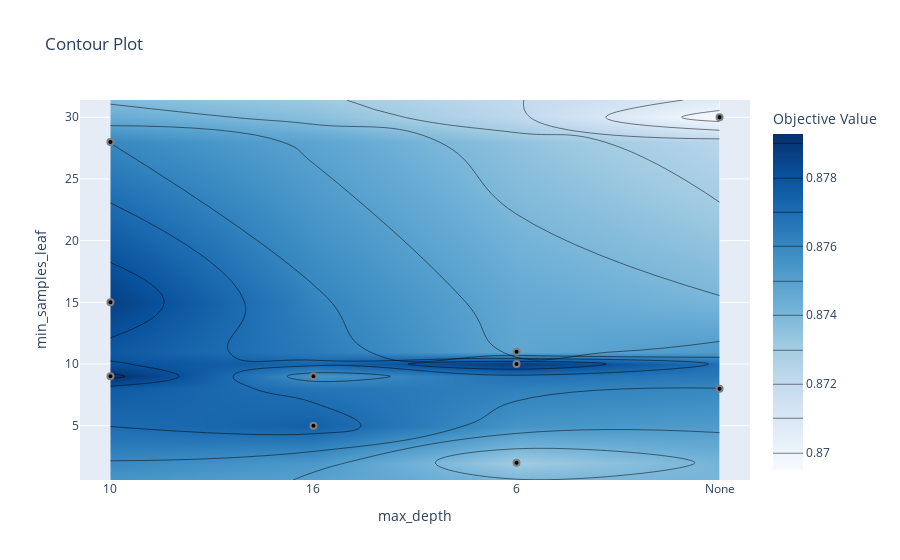

Here is the notebook cell this chart was saved with:
### Code cell
vis.plot_contour(study, params=["max_depth", "min_samples_leaf"])

### Figure 1 — Plotly figure (JSON) as saved in the notebook; plotly's stock layout.template omitted (floating-point values rounded to 4 significant figures)
{"data": [{"colorbar": {"title": {"text": "Objective Value"}}, "colorscale": [[0, "rgb(247,251,255)"], [0.125, "rgb(222,235,247)"], [0.25, "rgb(198,219,239)"], [0.375, "rgb(158,202,225)"], [0.5, "rgb(107,174,214)"], [0.625, "rgb(66,146,198)"], [0.75, "rgb(33,113,181)"], [0.875, "rgb(8,81,156)"], [1, "rgb(8,48,107)"]], "connectgaps": true, "contours": {"coloring": "heatmap"}, "hoverinfo": "none", "line": {"smoothing": 1.3}, "reversescale": false, "type": "contour", "x": ["10", "16", "6", "None"], "y": [0.6, 2, 5, 8, 9, 10, 11, 15, 28, 30, 31.4], "z": [[NaN, NaN, NaN, NaN], [NaN, NaN, 0.8731, NaN], [NaN, 0.8775, NaN, NaN], [NaN, NaN, NaN, 0.876], [0.8793, 0.8755, NaN, NaN], [NaN, NaN, 0.8789, NaN], [NaN, NaN, 0.8748, NaN], [0.8787, NaN, NaN, NaN], [0.876, NaN, NaN, NaN], [NaN, NaN, NaN, 0.8695], [NaN, NaN, NaN, NaN]]}, {"marker": {"color": "black", "line": {"color": "Gray", "width": 2}}, "mode": "markers", "name": "Feasible Trial", "showlegend": false, "type": "scatter", "x": ["6", "6", "None", "16", "None", "10", "6", "16", "10", "10"], "y": [2, 10, 8, 9, 30, 15, 11, 5, 28, 9]}, {"marker": {"color": "#cccccc", "line": {"color": "Gray", "width": 2}}, "mode": "markers", "name": "Infeasible Trial", "showlegend": false, "type": "scatter", "x": [], "y": []}], "layout": {"title": {"text": "Contour Plot"}, "xaxis": {"range": [-0.15, 3.15], "title": {"text": "max_depth"}, "type": "category"}, "yaxis": {"range": [0.6, 31.4], "title": {"text": "min_samples_leaf"}}}}
